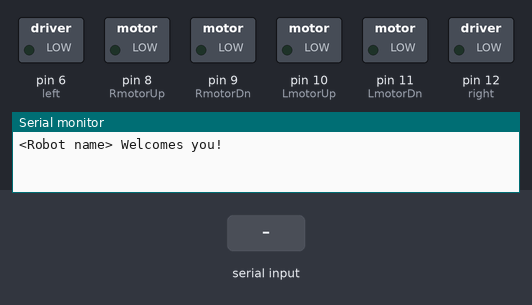
Recording of a sketch running on a simulated Arduino Uno, built with avr-gcc and run on an emulated ATmega328P. Parts: switched loads named in the sketch (green lamp = pin HIGH), the last lines printed to the serial monitor. Inputs (shaded band) come from the test bench.

Above: at 2.2 s.
2.3 s: "w" received over Serial
At 3.1 s:
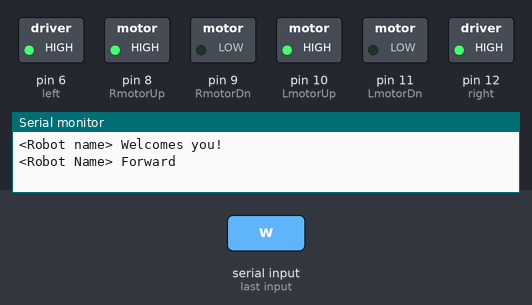
3.8 s: "s" received over Serial
At 4.8 s:
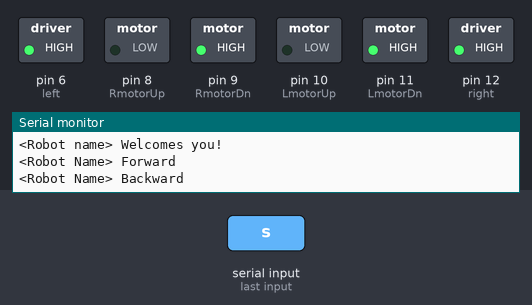
5.3 s: "a" received over Serial
At 6.0 s:
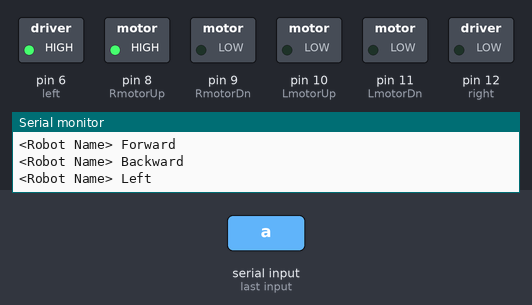
6.8 s: "d" received over Serial
At 7.2 s:
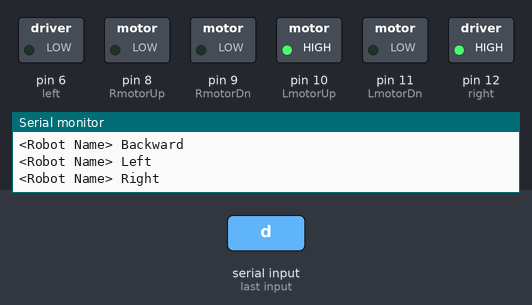
Timing chart, 0 to 9.3 s (numbered marks = the images above; inputs shaded):
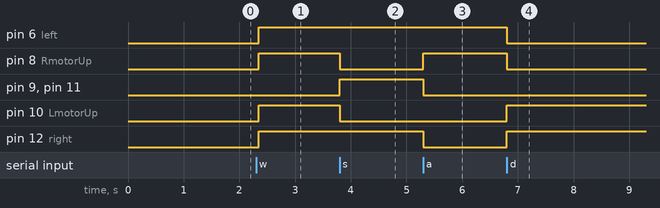

Measured:
- after the input at 2.3 s, pin 6 (left), pin 8 (RmotorUp), pin 10 (LmotorUp), pin 12 (right): LOW → HIGH after 0.05 s
- after the input at 3.8 s, pin 8 (RmotorUp), pin 10 (LmotorUp): HIGH → LOW at once; pin 9 (RmotorDn), pin 11 (LmotorDn): LOW → HIGH at once
- after the input at 5.3 s, pin 8 (RmotorUp): LOW → HIGH at once; pin 9 (RmotorDn), pin 11 (LmotorDn), pin 12 (right): HIGH → LOW at once
- after the input at 6.8 s, pin 6 (left), pin 8 (RmotorUp): HIGH → LOW at once; pin 10 (LmotorUp), pin 12 (right): LOW → HIGH at once

The sketch:

Robo.ino
```cpp
/* This code is Written by Rahul Bhatia
 *
 */

int LmotorUp = 10; //initialising Arduino port 10 be be called as LmotorUp
int LmotorDn = 11; //initialising Arduino port 11 be be called as LmotorDn
int RmotorUp = 8;  //initialising Arduino port 8 be be called as RmotorUp
int RmotorDn = 9;  //initialising Arduino port 9 be be called as RmotorDn
int left = 6;
int right = 12;


void setup()
{
  Serial.begin(9600);
  // Setting ports as OUTPUTS as they supply signal values to motor driver
  pinMode(LmotorUp,OUTPUT);
  pinMode(LmotorDn,OUTPUT);
  pinMode(RmotorUp,OUTPUT);
  pinMode(RmotorDn,OUTPUT);
  pinMode(left,OUTPUT);
  pinMode(right,OUTPUT);
  // Begining statement because i can :P add your robot name in the print statement
  Serial.println("<Robot name> Welcomes you!");
  // A delay of 1 second for user
  delay(1000);
}


void loop()
{
  // Checking is Serial data available
  if(Serial.available()>0)
  {
    // Storing value of read data into variable assigned
    int input = Serial.read();
    switch(input)
    {
      // Calling respective functions if mathced with case label
     case 'w' : MoveF();
     break;
     // Here is it important to use '' as that stores the ASCII value is the letter in the variable you can add CAPITAL letters
     case 's' : MoveB();
     break;
     case 'a' : MoveL();
     break;
     case 'd' : MoveR();
     break;
     case 'x' : Stop();
     break;
     default : break;
    }
  }
  delay(50);
}

void MoveF()
{
  // Telling user that the robot will move forward
  Serial.println("<Robot Name> Forward");

  // We are writing a Digital HIGH to the upper left pin of the motor driver for postive polarity of 5V
  digitalWrite(LmotorUp,HIGH);
  // We are writing a Digital LOW to the lower left pin of the motor driver for negative polarity of 0V
  digitalWrite(LmotorDn,LOW);
  // We are writing a Digital HIGH to the upper right pin of the motor driver for postive polarity of 5V
  digitalWrite(RmotorUp,HIGH);
  // We are writing a Digital HIGH to the lower right pin of the motor driver for negative polarity of 0V
  digitalWrite(RmotorDn,LOW);
  // For entering speed to the pins
  digitalWrite(left, 100);
  // We are writing a Digital LOW to the lower right pin of the motor driver
  digitalWrite(right, 100);

  // As a result the robot will move forward
}

void MoveB()
{
  // Telling user that the robot will move backward
  Serial.println("<Robot Name> Backward");

  // Reversing the Digital HIGH/LOW for all the pins of the moto driver exact opposite of the forward function MoveF
  digitalWrite(LmotorUp,LOW);
  digitalWrite(LmotorDn,HIGH);
  digitalWrite(left, 100);
  digitalWrite(RmotorUp,LOW);
  digitalWrite(RmotorDn,HIGH);
  digitalWrite(right, 100);

}

void MoveL()
{
  // Telling user that the robot will move left
  Serial.println("<Robot Name> Left");
  // Completely stopping the left motor and allowing the right motor to move forward
  digitalWrite(LmotorUp,LOW);
  digitalWrite(LmotorDn,LOW);
  // This will cause the robot to move left as the left motor will not move
  digitalWrite(right, 00);

  digitalWrite(RmotorUp,HIGH);
  digitalWrite(RmotorDn,LOW);
  digitalWrite(left, 100);

  // Result robot will move left as left motor is not moving
}

void MoveR()
{
  // Telling user that the robot will move right
  Serial.println("<Robot Name> Right");

  // Completely stopping the right motor and allowing the left motor to move forward
  digitalWrite(LmotorUp,HIGH);
  digitalWrite(LmotorDn,LOW);
  // This will cause the robot to move right
  digitalWrite(RmotorUp,LOW);
  digitalWrite(RmotorDn,LOW);
  digitalWrite(right, 100);
  digitalWrite(left, 00);

  // Result robot will move right as right motor is not moving
}

void Stop()
{
  // Telling user that the robot will move right
  Serial.println("<Robot Name> Stop");

  //Writing a digital LOW to all pins associated with movement of motor driver causes all motors to stop
  digitalWrite(LmotorUp,LOW);
  digitalWrite(LmotorDn,LOW);
  digitalWrite(RmotorUp,LOW);
  digitalWrite(RmotorDn,LOW);
  digitalWrite(right, 00);
  digitalWrite(left, 00);

  // Result robot will not move anywhere
}
```
